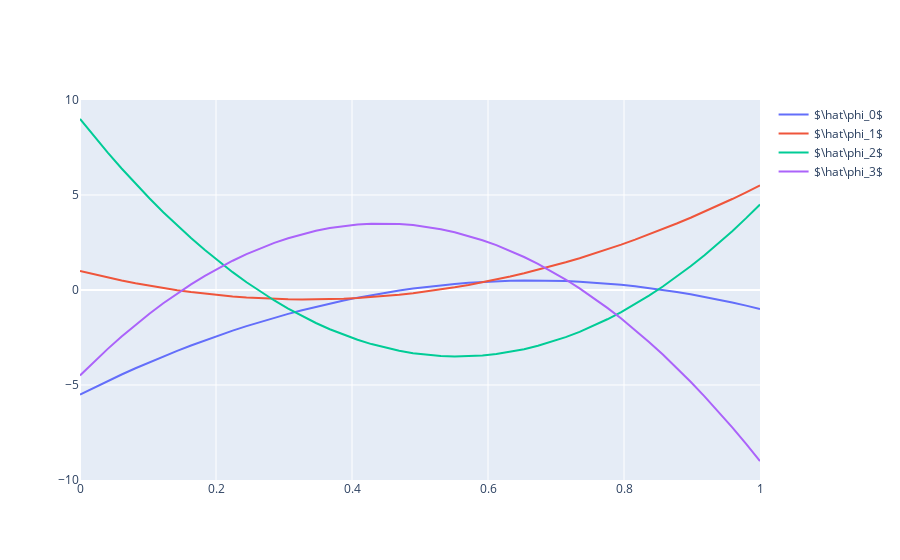

The notebook cell saved with this chart:
### Markdown cell above
Plotting gradients

### Code cell
x = np.linspace(0, 1)

data = []

tmp = grad_hat_phis(order)

for o in range(order+1):
    data.append(go.Scatter(x=x, y=tmp[o](x), mode='lines', name="$\hat\phi_{}$".format(o)))

fig = go.Figure(data=data)
plotly.iplot(fig)
